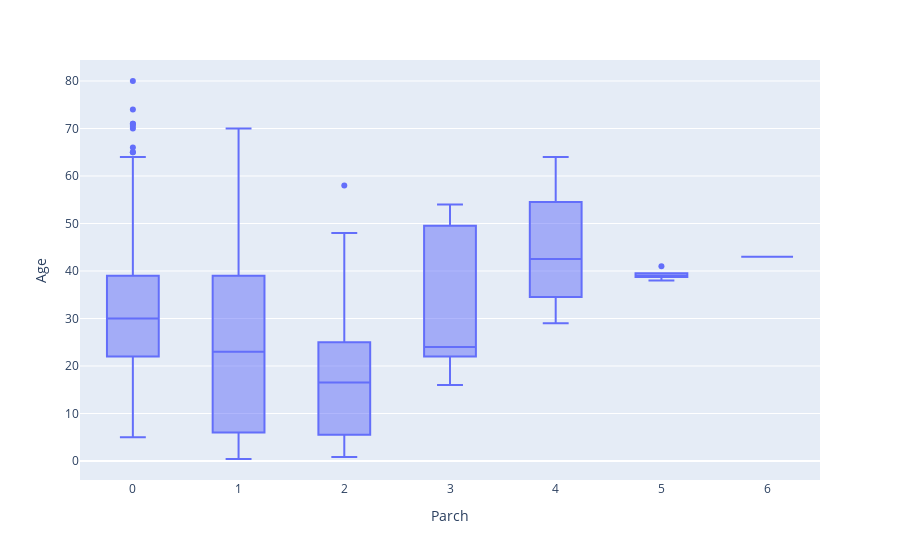

Here is the notebook cell this chart was saved with:
### Code cell
px.box(x='Parch', y='Age', data_frame=titanic_data)

### Figure 1 — Plotly figure (JSON) as saved in the notebook; plotly's stock layout.template omitted (floating-point values rounded to 4 significant figures; data arrays with more than 128 entries replaced by an {"elided": "..."} marker saying what was removed)
{"data": [{"alignmentgroup": "True", "hovertemplate": "Parch=%{x}<br>Age=%{y}<extra></extra>", "legendgroup": "", "marker": {"color": "#636efa"}, "name": "", "notched": false, "offsetgroup": "", "orientation": "v", "showlegend": false, "type": "box", "x": {"elided": "891 int values"}, "x0": " ", "xaxis": "x", "y": {"elided": "891 float values"}, "y0": " ", "yaxis": "y"}], "layout": {"boxmode": "group", "legend": {"tracegroupgap": 0}, "margin": {"t": 60}, "xaxis": {"anchor": "y", "domain": [0, 1], "title": {"text": "Parch"}}, "yaxis": {"anchor": "x", "domain": [0, 1], "title": {"text": "Age"}}}}
